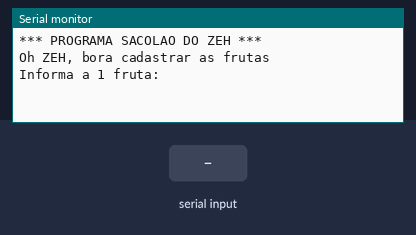
Bench run of a sketch on a simulated Arduino Uno, built with avr-gcc and run on an emulated ATmega328P. Shown: the last lines printed to the serial monitor. Inputs (shaded band) come from the test bench.

Above: at 0.8 s.
0.9 s: "90,45\n" received over Serial
At 3.1 s:
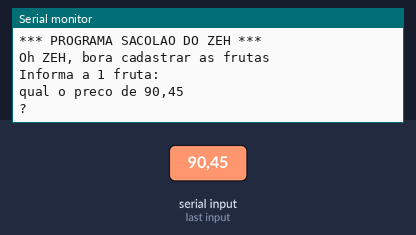
3.4 s: "5\n" received over Serial
At 4.8 s:
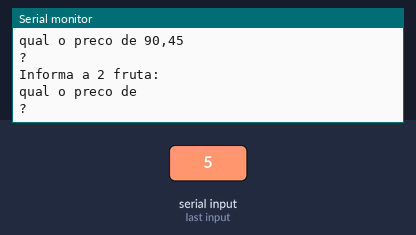

The sketch:

vetores_cadastro_de_frutas_2_01.ino
```cpp
// C++ code

//variaveis
String frutas[6]; // cria um vetor de tamanho 6
float precosFrutas[6];


void setup()
{
  Serial.begin(9600);

  Serial.println("*** PROGRAMA SACOLAO DO ZEH ***");
  Serial.println();

  Serial.println("Oh ZEH, bora cadastrar as frutas");
  Serial.println();

  for (int i = 0; i <= 5; i++) {

    Serial.println("Informa a " + String(i + 1) + " fruta: ");
    while (!Serial.available());
    String frutaDigitada = Serial.readString();

    Serial.println("qual o preco de " + frutaDigitada + "?");
    while (!Serial.available());
    float precoDigitado = Serial.parseFloat();

    frutas[i]= frutaDigitada;
    precosFrutas[i] = precoDigitado;
  }

  // Mostra a primeira fruta cadastrada como teste
  Serial.println("Exibindo valores cadastrados:");
  Serial.println();

  for(int i = 0; i<=5; i++ ){
  Serial.println(String(i + 1) + "a fruta: " + frutas[i]);
  Serial.println("preco da fruta: R$" + String(precosFrutas[i]));

  }
}

void loop()
{

}
```

Measured:
- after the input at 0.9 s, the serial monitor: prints a new line after 1.0 s (image 1)
- after the input at 3.4 s, the serial monitor: prints a new line at once (image 2)
